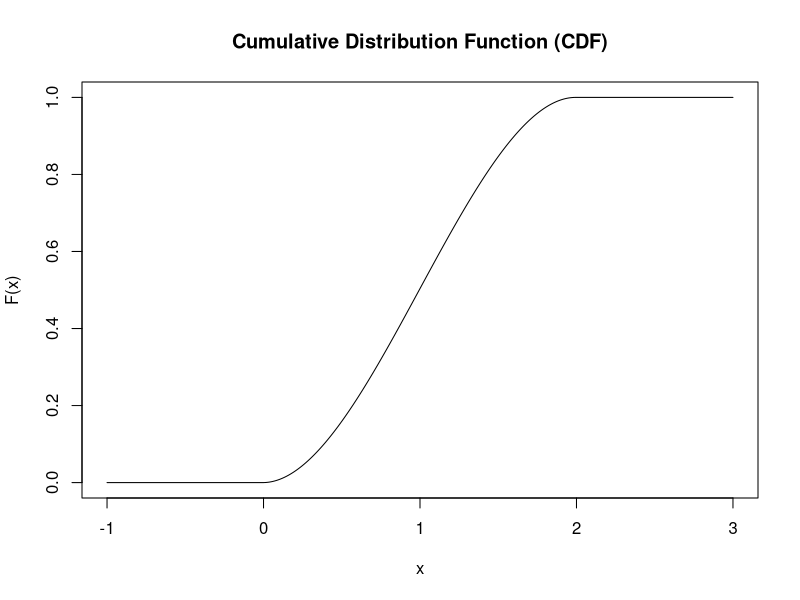

Write the R code that produced this figure.
pdf <- function(x) {
  ifelse(x > 0 & x < 2, (3 * x / 4) * (2 - x), 0)
}
integrate(pdf,1,2)
plot(seq(-1,3,by=0.01), cumsum(pdf(seq(-1,3,by=0.01))*0.01 ), type="l",main = "Cumulative Distribution Function (CDF)",
     xlab = "x", ylab = "F(x)" ) 